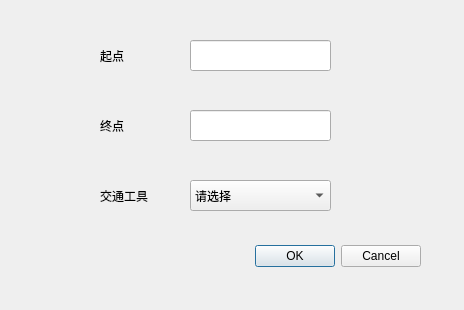
<?xml version="1.0" encoding="UTF-8"?>
<ui version="4.0">
 <class>erasepath</class>
 <widget class="QDialog" name="erasepath">
  <property name="geometry">
   <rect>
    <x>0</x>
    <y>0</y>
    <width>464</width>
    <height>310</height>
   </rect>
  </property>
  <property name="windowTitle">
   <string>Dialog</string>
  </property>
  <widget class="QDialogButtonBox" name="buttonBox">
   <property name="geometry">
    <rect>
     <x>80</x>
     <y>240</y>
     <width>341</width>
     <height>32</height>
    </rect>
   </property>
   <property name="orientation">
    <enum>Qt::Horizontal</enum>
   </property>
   <property name="standardButtons">
    <set>QDialogButtonBox::Cancel|QDialogButtonBox::Ok</set>
   </property>
  </widget>
  <widget class="QLineEdit" name="end">
   <property name="geometry">
    <rect>
     <x>190</x>
     <y>110</y>
     <width>141</width>
     <height>31</height>
    </rect>
   </property>
  </widget>
  <widget class="QLabel" name="label_2">
   <property name="geometry">
    <rect>
     <x>100</x>
     <y>110</y>
     <width>71</width>
     <height>31</height>
    </rect>
   </property>
   <property name="text">
    <string>终点</string>
   </property>
  </widget>
  <widget class="QLineEdit" name="start">
   <property name="geometry">
    <rect>
     <x>190</x>
     <y>40</y>
     <width>141</width>
     <height>31</height>
    </rect>
   </property>
  </widget>
  <widget class="QLabel" name="label_3">
   <property name="geometry">
    <rect>
     <x>100</x>
     <y>180</y>
     <width>71</width>
     <height>31</height>
    </rect>
   </property>
   <property name="text">
    <string>交通工具</string>
   </property>
  </widget>
  <widget class="QLabel" name="label">
   <property name="geometry">
    <rect>
     <x>100</x>
     <y>40</y>
     <width>81</width>
     <height>31</height>
    </rect>
   </property>
   <property name="text">
    <string>起点</string>
   </property>
  </widget>
  <widget class="QComboBox" name="method">
   <property name="geometry">
    <rect>
     <x>190</x>
     <y>180</y>
     <width>141</width>
     <height>31</height>
    </rect>
   </property>
   <item>
    <property name="text">
     <string>请选择</string>
    </property>
   </item>
   <item>
    <property name="text">
     <string>飞机</string>
    </property>
   </item>
   <item>
    <property name="text">
     <string>火车</string>
    </property>
   </item>
  </widget>
 </widget>
 <resources/>
 <connections>
  <connection>
   <sender>buttonBox</sender>
   <signal>accepted()</signal>
   <receiver>erasepath</receiver>
   <slot>accept()</slot>
   <hints>
    <hint type="sourcelabel">
     <x>248</x>
     <y>254</y>
    </hint>
    <hint type="destinationlabel">
     <x>157</x>
     <y>274</y>
    </hint>
   </hints>
  </connection>
  <connection>
   <sender>buttonBox</sender>
   <signal>rejected()</signal>
   <receiver>erasepath</receiver>
   <slot>reject()</slot>
   <hints>
    <hint type="sourcelabel">
     <x>316</x>
     <y>260</y>
    </hint>
    <hint type="destinationlabel">
     <x>286</x>
     <y>274</y>
    </hint>
   </hints>
  </connection>
 </connections>
</ui>
